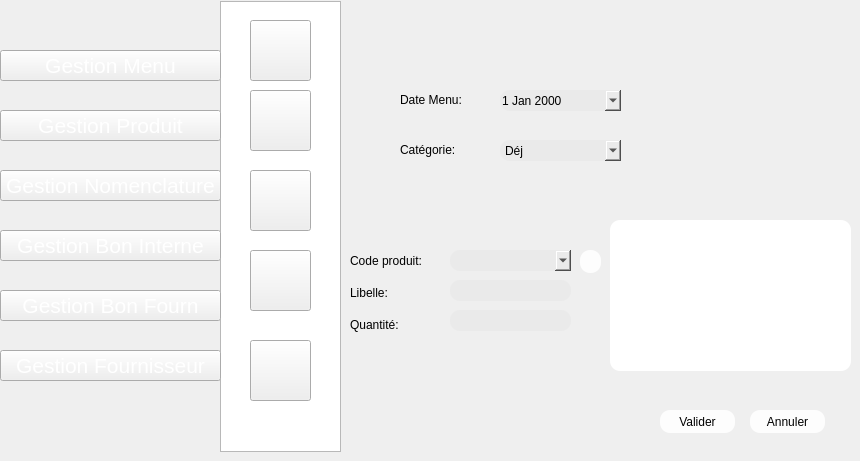
   <widget class="QWidget" name="page_32">
    <widget class="QPushButton" name="pushButton_240">
     <property name="geometry">
      <rect>
       <x>250</x>
       <y>20</y>
       <width>61</width>
       <height>61</height>
      </rect>
     </property>
     <property name="styleSheet">
      <string notr="true">image: url(:/new/prefix1/img/icon-ajout2.png);
background-image: url(:/new/prefix1/img/bg.png);</string>
     </property>
     <property name="text">
      <string/>
     </property>
    </widget>
    <widget class="QPushButton" name="pushButton_241">
     <property name="geometry">
      <rect>
       <x>0</x>
       <y>110</y>
       <width>221</width>
       <height>31</height>
      </rect>
     </property>
     <property name="font">
      <font>
       <pointsize>16</pointsize>
       <weight>50</weight>
       <bold>false</bold>
      </font>
     </property>
     <property name="styleSheet">
      <string notr="true">color: rgb(255, 255, 255);

</string>
     </property>
     <property name="text">
      <string>Gestion Produit</string>
     </property>
    </widget>
    <widget class="QPushButton" name="pushButton_243">
     <property name="geometry">
      <rect>
       <x>250</x>
       <y>90</y>
       <width>61</width>
       <height>61</height>
      </rect>
     </property>
     <property name="styleSheet">
      <string notr="true">image: url(:/new/prefix1/img/icon-modif2 (1).png);</string>
     </property>
     <property name="text">
      <string/>
     </property>
    </widget>
    <widget class="QListView" name="listView_23">
     <property name="geometry">
      <rect>
       <x>220</x>
       <y>1</y>
       <width>121</width>
       <height>451</height>
      </rect>
     </property>
     <property name="styleSheet">
      <string notr="true">background-image: url(:/new/prefix1/img/selected.png);</string>
     </property>
    </widget>
    <widget class="QPushButton" name="pushButton_244">
     <property name="geometry">
      <rect>
       <x>0</x>
       <y>170</y>
       <width>221</width>
       <height>31</height>
      </rect>
     </property>
     <property name="font">
      <font>
       <pointsize>16</pointsize>
       <weight>50</weight>
       <bold>false</bold>
      </font>
     </property>
     <property name="styleSheet">
      <string notr="true">color: rgb(255, 255, 255);

</string>
     </property>
     <property name="text">
      <string>Gestion Nomenclature</string>
     </property>
    </widget>
    <widget class="QPushButton" name="pushButton_245">
     <property name="geometry">
      <rect>
       <x>250</x>
       <y>250</y>
       <width>61</width>
       <height>61</height>
      </rect>
     </property>
     <property name="styleSheet">
      <string notr="true">image: url(:/new/prefix1/img/icon-supp2 (1).png);</string>
     </property>
     <property name="text">
      <string/>
     </property>
    </widget>
    <widget class="QPushButton" name="pushButton_246">
     <property name="geometry">
      <rect>
       <x>250</x>
       <y>170</y>
       <width>61</width>
       <height>61</height>
      </rect>
     </property>
     <property name="styleSheet">
      <string notr="true">image: url(:/new/prefix1/img/icon-afficher2.png);</string>
     </property>
     <property name="text">
      <string/>
     </property>
    </widget>
    <widget class="QPushButton" name="pushButton_247">
     <property name="geometry">
      <rect>
       <x>250</x>
       <y>340</y>
       <width>61</width>
       <height>61</height>
      </rect>
     </property>
     <property name="styleSheet">
      <string notr="true">image: url(:/new/prefix1/img/aa.png);</string>
     </property>
     <property name="text">
      <string/>
     </property>
    </widget>
    <widget class="QLabel" name="label_57">
     <property name="geometry">
      <rect>
       <x>400</x>
       <y>90</y>
       <width>81</width>
       <height>20</height>
      </rect>
     </property>
     <property name="styleSheet">
      <string notr="true">                                     border-radius: 10px;
font: 9pt &quot;MS Reference Sans Serif&quot;;
</string>
     </property>
     <property name="text">
      <string>Date Menu:</string>
     </property>
    </widget>
    <widget class="QPushButton" name="pushButton_53">
     <property name="geometry">
      <rect>
       <x>750</x>
       <y>410</y>
       <width>75</width>
       <height>23</height>
      </rect>
     </property>
     <property name="styleSheet">
      <string notr="true">                                         border-radius: 10px;
background-color: rgb(253, 253, 253);
                                        font: 9pt &quot;MS Reference Sans Serif&quot;;</string>
     </property>
     <property name="text">
      <string>Annuler</string>
     </property>
    </widget>
    <widget class="QLabel" name="label_7">
     <property name="geometry">
      <rect>
       <x>400</x>
       <y>140</y>
       <width>81</width>
       <height>20</height>
      </rect>
     </property>
     <property name="styleSheet">
      <string notr="true">                                     border-radius: 10px;
font: 9pt &quot;MS Reference Sans Serif&quot;;
</string>
     </property>
     <property name="text">
      <string>Catégorie:</string>
     </property>
    </widget>
    <widget class="QLineEdit" name="lineEdit_7">
     <property name="geometry">
      <rect>
       <x>450</x>
       <y>310</y>
       <width>121</width>
       <height>21</height>
      </rect>
     </property>
     <property name="styleSheet">
      <string notr="true">                                     border-radius: 10px;
background-color: rgb(234, 234, 234);
</string>
     </property>
    </widget>
    <widget class="QPushButton" name="refajout">
     <property name="geometry">
      <rect>
       <x>580</x>
       <y>250</y>
       <width>21</width>
       <height>23</height>
      </rect>
     </property>
     <property name="styleSheet">
      <string notr="true">                                         border-radius: 10px;
background-color: rgb(253, 253, 253);
                                        </string>
     </property>
     <property name="text">
      <string/>
     </property>
     <property name="icon">
      <iconset>
       <normaloff>../../1200px-Refresh_icon.svg.png</normaloff>../../1200px-Refresh_icon.svg.png</iconset>
     </property>
    </widget>
    <widget class="QComboBox" name="comboBox_16">
     <property name="geometry">
      <rect>
       <x>450</x>
       <y>250</y>
       <width>121</width>
       <height>21</height>
      </rect>
     </property>
     <property name="styleSheet">
      <string notr="true">                                     border-radius: 10px;
font: 9pt &quot;MS Reference Sans Serif&quot;;
background-color: rgb(234, 234, 234);
</string>
     </property>
    </widget>
    <widget class="QDateEdit" name="dateEdit_3">
     <property name="geometry">
      <rect>
       <x>500</x>
       <y>90</y>
       <width>121</width>
       <height>21</height>
      </rect>
     </property>
     <property name="styleSheet">
      <string notr="true">                                            border-radius: 10px;
font: 9pt &quot;MS Reference Sans Serif&quot;;
background-color: rgb(234, 234, 234);
</string>
     </property>
     <property name="calendarPopup">
      <bool>true</bool>
     </property>
    </widget>
    <widget class="QPushButton" name="ajoutermenu">
     <property name="geometry">
      <rect>
       <x>660</x>
       <y>410</y>
       <width>75</width>
       <height>23</height>
      </rect>
     </property>
     <property name="styleSheet">
      <string notr="true">                                         border-radius: 10px;
background-color: rgb(253, 253, 253);
                                        font: 9pt &quot;MS Reference Sans Serif&quot;;</string>
     </property>
     <property name="text">
      <string>Valider</string>
     </property>
    </widget>
    <widget class="QTableView" name="tableView_4">
     <property name="geometry">
      <rect>
       <x>610</x>
       <y>220</y>
       <width>241</width>
       <height>151</height>
      </rect>
     </property>
     <property name="styleSheet">
      <string notr="true">                                     border-radius: 10px;
background-color: rgb(255, 255, 255);
</string>
     </property>
    </widget>
    <widget class="QLineEdit" name="lineEdit_6">
     <property name="geometry">
      <rect>
       <x>450</x>
       <y>280</y>
       <width>121</width>
       <height>21</height>
      </rect>
     </property>
     <property name="styleSheet">
      <string notr="true">                                     border-radius: 10px;
background-color: rgb(234, 234, 234);
</string>
     </property>
    </widget>
    <widget class="QComboBox" name="comboBox_17">
     <property name="geometry">
      <rect>
       <x>500</x>
       <y>140</y>
       <width>121</width>
       <height>21</height>
      </rect>
     </property>
     <property name="styleSheet">
      <string notr="true">                                     border-radius: 10px;
font: 9pt &quot;MS Reference Sans Serif&quot;;
background-color: rgb(234, 234, 234);
</string>
     </property>
     <item>
      <property name="text">
       <string>Déj</string>
      </property>
     </item>
     <item>
      <property name="text">
       <string>Petit Déj</string>
      </property>
     </item>
     <item>
      <property name="text">
       <string>Dinner</string>
      </property>
     </item>
    </widget>
    <widget class="QPushButton" name="pushButton_248">
     <property name="geometry">
      <rect>
       <x>0</x>
       <y>230</y>
       <width>221</width>
       <height>31</height>
      </rect>
     </property>
     <property name="font">
      <font>
       <pointsize>16</pointsize>
       <weight>50</weight>
       <bold>false</bold>
      </font>
     </property>
     <property name="styleSheet">
      <string notr="true">color: rgb(255, 255, 255);

</string>
     </property>
     <property name="text">
      <string>Gestion Bon Interne</string>
     </property>
    </widget>
    <widget class="QPushButton" name="pushButton_256">
     <property name="geometry">
      <rect>
       <x>0</x>
       <y>290</y>
       <width>221</width>
       <height>31</height>
      </rect>
     </property>
     <property name="font">
      <font>
       <pointsize>16</pointsize>
       <weight>50</weight>
       <bold>false</bold>
      </font>
     </property>
     <property name="styleSheet">
      <string notr="true">color: rgb(255, 255, 255);

</string>
     </property>
     <property name="text">
      <string>Gestion Bon Fourn</string>
     </property>
    </widget>
    <widget class="QPushButton" name="pushButton_265">
     <property name="geometry">
      <rect>
       <x>0</x>
       <y>350</y>
       <width>221</width>
       <height>31</height>
      </rect>
     </property>
     <property name="font">
      <font>
       <pointsize>16</pointsize>
       <weight>50</weight>
       <bold>false</bold>
      </font>
     </property>
     <property name="styleSheet">
      <string notr="true">color: rgb(255, 255, 255);

</string>
     </property>
     <property name="text">
      <string>Gestion Fournisseur</string>
     </property>
    </widget>
    <widget class="QPushButton" name="pushButton_305">
     <property name="geometry">
      <rect>
       <x>0</x>
       <y>50</y>
       <width>221</width>
       <height>31</height>
      </rect>
     </property>
     <property name="font">
      <font>
       <pointsize>16</pointsize>
       <weight>50</weight>
       <bold>false</bold>
      </font>
     </property>
     <property name="styleSheet">
      <string notr="true">color: rgb(255, 255, 255);

</string>
     </property>
     <property name="text">
      <string>Gestion Menu</string>
     </property>
    </widget>
    <widget class="QLabel" name="label_24">
     <property name="geometry">
      <rect>
       <x>350</x>
       <y>250</y>
       <width>91</width>
       <height>21</height>
      </rect>
     </property>
     <property name="styleSheet">
      <string notr="true">                                     border-radius: 10px;
font: 9pt &quot;MS Reference Sans Serif&quot;;
</string>
     </property>
     <property name="text">
      <string>Code produit:</string>
     </property>
    </widget>
    <widget class="QLabel" name="label_25">
     <property name="geometry">
      <rect>
       <x>350</x>
       <y>282</y>
       <width>91</width>
       <height>21</height>
      </rect>
     </property>
     <property name="styleSheet">
      <string notr="true">                                     border-radius: 10px;
font: 9pt &quot;MS Reference Sans Serif&quot;;
</string>
     </property>
     <property name="text">
      <string>Libelle:</string>
     </property>
    </widget>
    <widget class="QLabel" name="label_26">
     <property name="geometry">
      <rect>
       <x>350</x>
       <y>314</y>
       <width>91</width>
       <height>21</height>
      </rect>
     </property>
     <property name="styleSheet">
      <string notr="true">                                     border-radius: 10px;
font: 9pt &quot;MS Reference Sans Serif&quot;;
</string>
     </property>
     <property name="text">
      <string>Quantité:</string>
     </property>
    </widget>
    <zorder>label_24</zorder>
    <zorder>label_25</zorder>
    <zorder>label_26</zorder>
    <zorder>pushButton_244</zorder>
    <zorder>listView_23</zorder>
    <zorder>pushButton_240</zorder>
    <zorder>pushButton_241</zorder>
    <zorder>pushButton_243</zorder>
    <zorder>pushButton_245</zorder>
    <zorder>pushButton_246</zorder>
    <zorder>pushButton_247</zorder>
    <zorder>label_57</zorder>
    <zorder>pushButton_53</zorder>
    <zorder>label_7</zorder>
    <zorder>lineEdit_7</zorder>
    <zorder>refajout</zorder>
    <zorder>comboBox_16</zorder>
    <zorder>dateEdit_3</zorder>
    <zorder>ajoutermenu</zorder>
    <zorder>tableView_4</zorder>
    <zorder>lineEdit_6</zorder>
    <zorder>comboBox_17</zorder>
    <zorder>pushButton_248</zorder>
    <zorder>pushButton_256</zorder>
    <zorder>pushButton_265</zorder>
    <zorder>pushButton_305</zorder>
   </widget>
